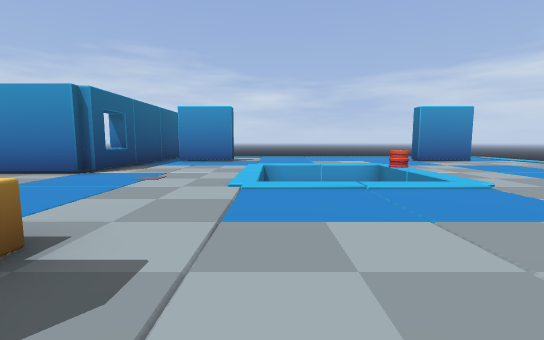
View 1 (above)

19 first-person views from a walk through a 3-D level made in the Godot game engine. The camera is 1.5 m above the floor, tilts 6° down and sees 90° across. The floor is counted in squares, 2 m on a side. Each view is taken from the middle of a square. On the plan, view 1 faces up. The plan holds only what a view shows up to about 10 squares ahead; the rest is blank. The place goes on beyond the plan.

View 2
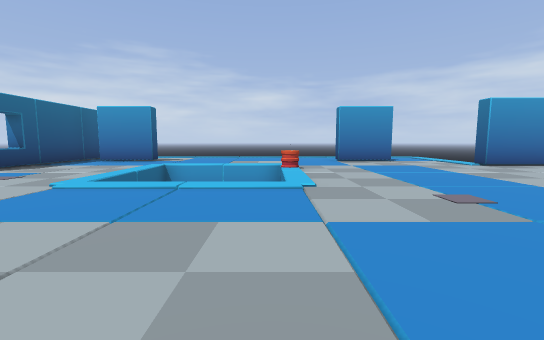

View 3
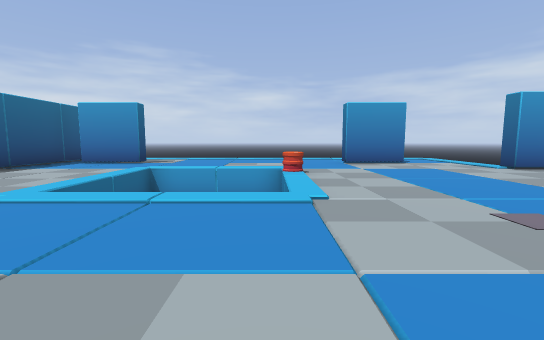

View 4
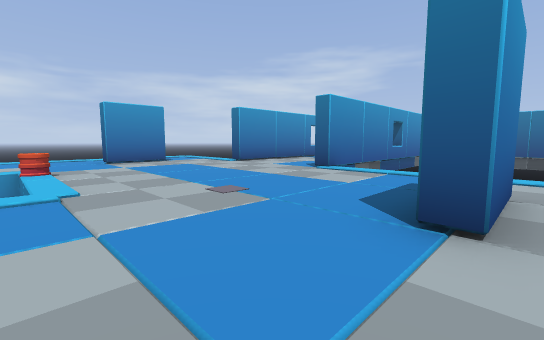

View 5
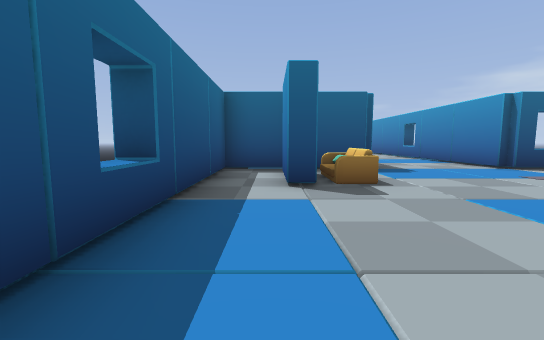

View 6
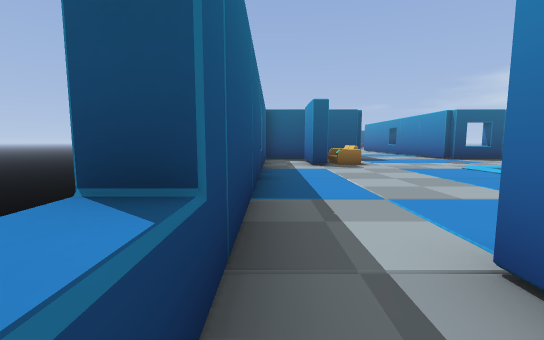

View 7
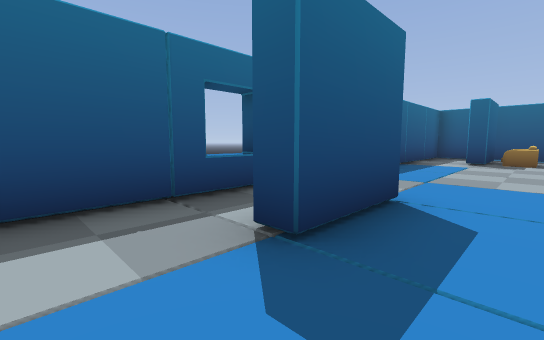

View 8
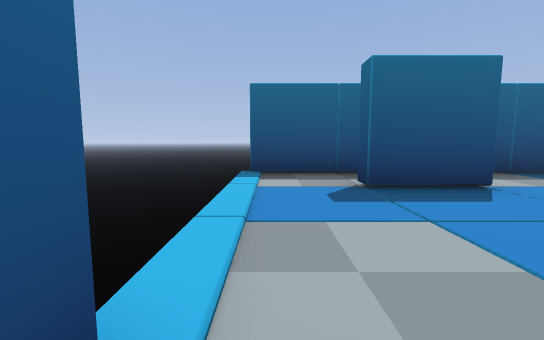

View 9
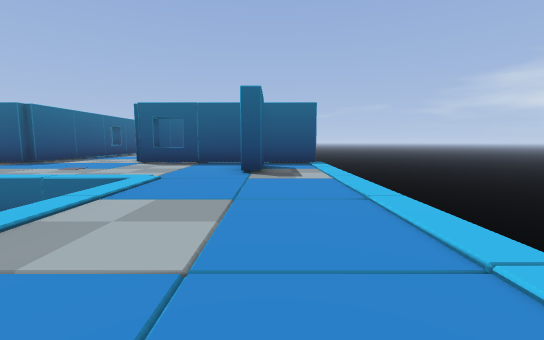

View 10
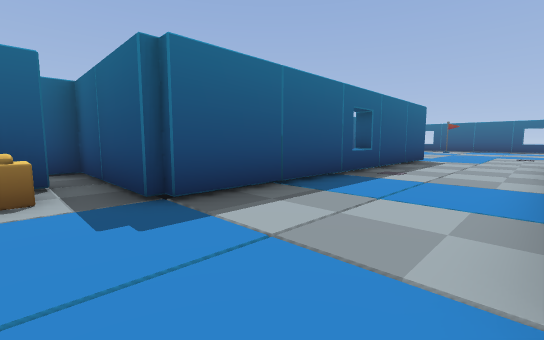

View 11
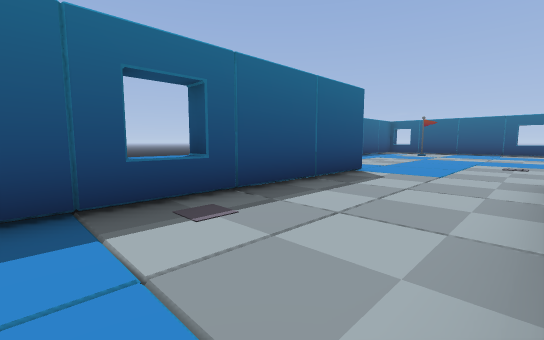

View 12
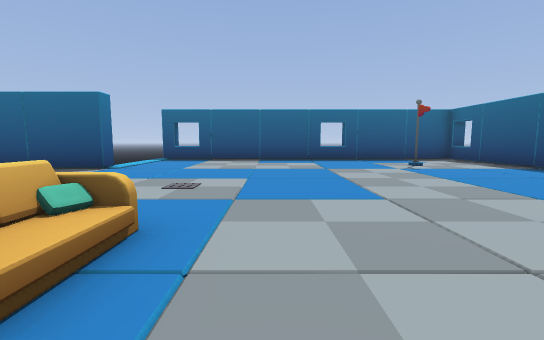

View 13
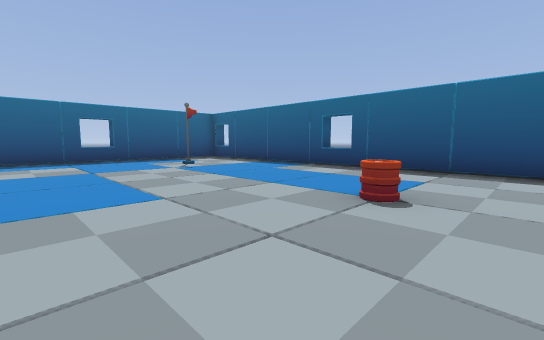

View 14
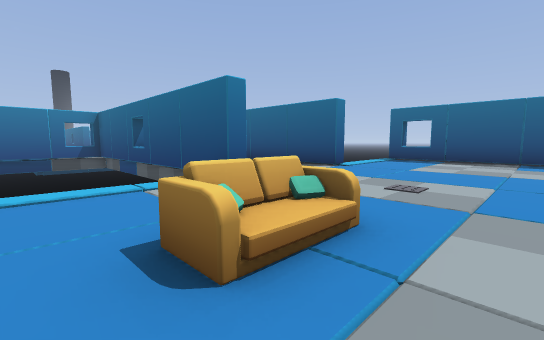

View 15
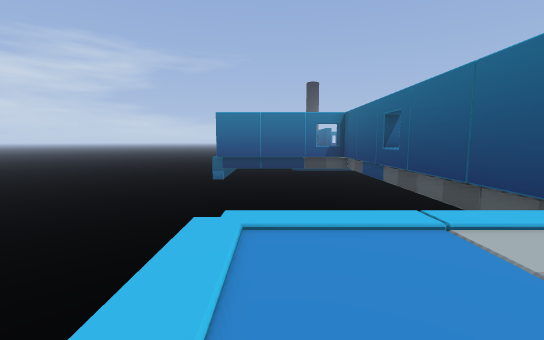

View 16
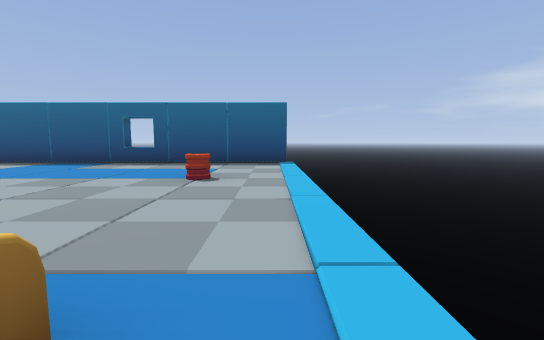

View 17
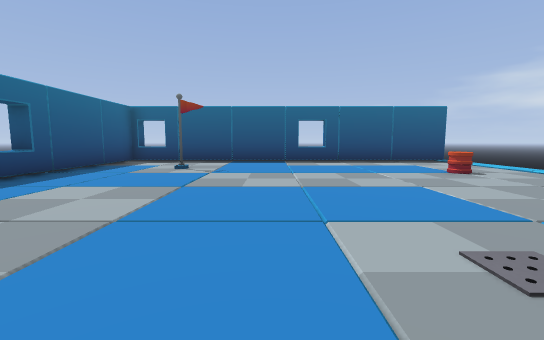

View 18
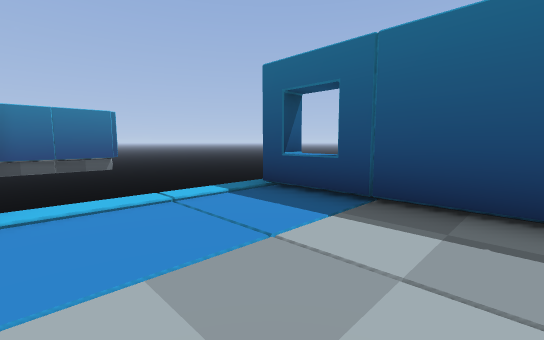

View 19
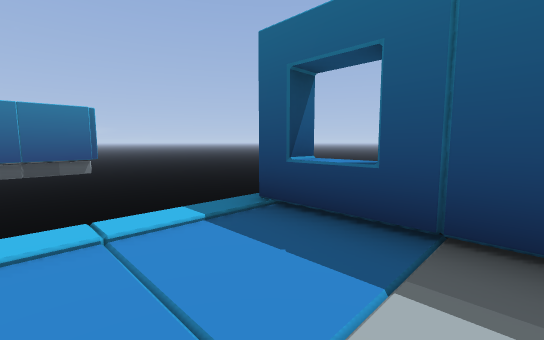

### Floor plan
Key: @ floor where view 1 was taken; # wall or solid block; . floor; v drop or lower ground; B barrel; S sofa; F flag.
Columns run from 27 left of view 1 to 11 right of it. Each row starts with its distance up from view 1.
 13 vvvvvv         vvvvvv  vvvvvvvv
 12 vvvvvv v    vvvvvvvvv #..........
 11  vvvvvvvvv vv   vvvvv #.##.......##..
 10 #............v   vvvvv#..............v
  9 #.........S..v   vvvvv#..............##
  8 #...B....SS..v   vvvv #....vvv ........
  7 #..........  ####v#####....v  B.......
  6 #..........................v  v.......
  5 #..........................vvvv.......
  4 #....................................##
  3 #....................................v
  2 #..FF........##########.SS...........vv
  1 #..FF........v   vvvvv#.##.......##..vv
  0 #............v   vvvvv#....@.........vv
 -1  ............v   vvvvv#..............vv
 -2  ############  vvvvvvv ############## v

Positions as (right, up) in squares from view 1, and headings:
1: (0, 0), facing up
2: (3, 0), facing up
3: (3, 1), facing up
4: (3, 0), facing up-right
5: (3, 0), facing left
6: (7, -1), facing left
7: (9, 2), facing down-left
8: (9, 5), facing down
9: (5, 11), facing left
10: (-3, 6), facing down-left
11: (-8, 6), facing down-left
12: (-19, 10), facing down
13: (-19, 10), facing down-left
14: (-19, 10), facing down-right
15: (-17, 10), facing right
16: (-17, 10), facing left
17: (-16, 4), facing left
18: (-18, 2), facing down-right
19: (-17, 1), facing down-right
